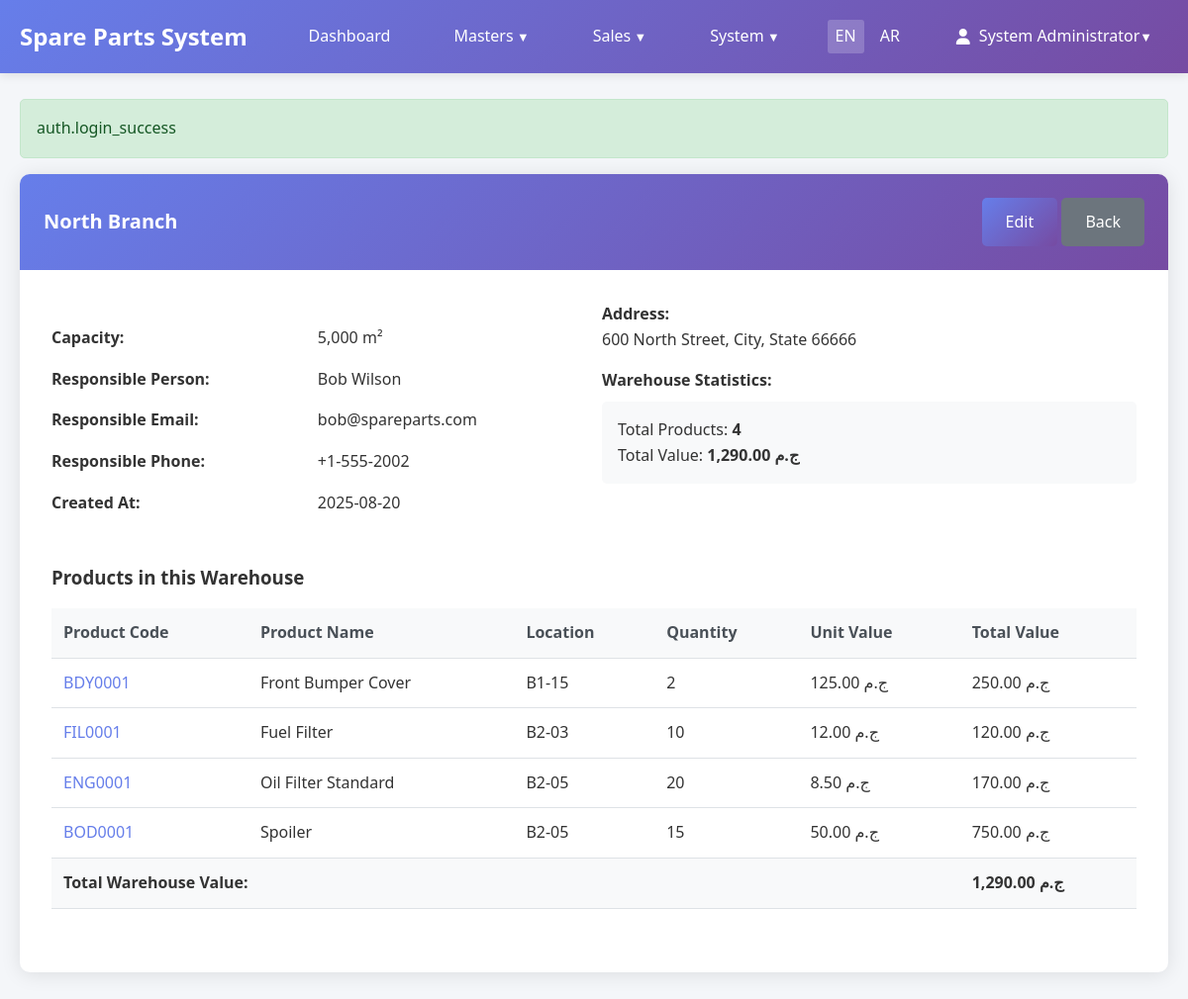
/warehouses/2 (signed in), run on the app's committed database.
### tables this page shows
CREATE TABLE `sp_warehouses` (
  `id` int NOT NULL AUTO_INCREMENT,
  `name` varchar(255) NOT NULL,
  `address` text,
  `capacity` decimal(10,2) DEFAULT NULL,
  `responsible_name` varchar(255) DEFAULT NULL,
  `responsible_email` varchar(255) DEFAULT NULL,
  `responsible_phone` varchar(50) DEFAULT NULL,
  `created_at` timestamp NOT NULL DEFAULT CURRENT_TIMESTAMP,
  PRIMARY KEY (`id`),
  KEY `idx_name` (`name`)
);

CREATE TABLE `sp_currencies` (
  `id` int NOT NULL AUTO_INCREMENT,
  `code` varchar(3) NOT NULL,
  `name` varchar(50) NOT NULL,
  `symbol` varchar(10) NOT NULL,
  `is_primary` tinyint(1) NOT NULL DEFAULT '0',
  `is_active` tinyint(1) NOT NULL DEFAULT '1',
  `exchange_rate` decimal(10,6) NOT NULL DEFAULT '1.000000',
  `decimal_places` tinyint NOT NULL DEFAULT '2',
  `created_at` timestamp NOT NULL DEFAULT CURRENT_TIMESTAMP,
  `updated_at` timestamp NOT NULL DEFAULT CURRENT_TIMESTAMP ON UPDATE CURRENT_TIMESTAMP,
  PRIMARY KEY (`id`),
  UNIQUE KEY `code` (`code`),
  KEY `is_primary` (`is_primary`),
  KEY `is_active` (`is_active`)
);

CREATE TABLE `sp_product_locations` (
  `id` int NOT NULL AUTO_INCREMENT,
  `product_id` int NOT NULL,
  `warehouse_id` int NOT NULL,
  `location_label` varchar(255) DEFAULT NULL,
  `qty` decimal(10,2) NOT NULL DEFAULT '0.00',
  PRIMARY KEY (`id`),
  UNIQUE KEY `product_warehouse` (`product_id`,`warehouse_id`),
  KEY `fk_product_locations_warehouse` (`warehouse_id`),
  CONSTRAINT `fk_product_locations_product` FOREIGN KEY (`product_id`) REFERENCES `sp_products` (`id`) ON DELETE CASCADE,
  CONSTRAINT `fk_product_locations_warehouse` FOREIGN KEY (`warehouse_id`) REFERENCES `sp_warehouses` (`id`) ON DELETE CASCADE
);

CREATE TABLE `sp_products` (
  `id` int NOT NULL AUTO_INCREMENT,
  `classification` varchar(100) NOT NULL,
  `code` varchar(50) NOT NULL,
  `name` varchar(255) NOT NULL,
  `cost_price` decimal(12,2) DEFAULT '0.00',
  `sale_price` decimal(12,2) DEFAULT '0.00',
  `currency_code` varchar(3) NOT NULL DEFAULT 'EGP',
  `color` varchar(100) DEFAULT NULL,
  `brand` varchar(100) DEFAULT NULL,
  `car_make` varchar(100) DEFAULT NULL,
  `car_model` varchar(100) DEFAULT NULL,
  `total_qty` decimal(10,2) NOT NULL DEFAULT '0.00',
  `reserved_quotes` decimal(10,2) NOT NULL DEFAULT '0.00',
  `reserved_orders` decimal(10,2) NOT NULL DEFAULT '0.00',
  `created_at` timestamp NOT NULL DEFAULT CURRENT_TIMESTAMP,
  PRIMARY KEY (`id`),
  UNIQUE KEY `code` (`code`),
  KEY `idx_classification` (`classification`),
  KEY `idx_name` (`name`),
  KEY `idx_brand` (`brand`),
  KEY `idx_car_make_model` (`car_make`,`car_model`),
  KEY `fk_products_currency` (`currency_code`),
  CONSTRAINT `fk_products_currency` FOREIGN KEY (`currency_code`) REFERENCES `sp_currencies` (`code`) ON UPDATE CASCADE
);

### app/views/warehouses/show.php (the view, shortened to what the rows shown need)
<div class="card">
    <div class="card-header">
        <div style="display: flex; justify-content: space-between; align-items: center;">
            <h1 class="card-title"><?= Helpers::escape($warehouse['name']) ?></h1>
            <div>
                <a href="/warehouses/<?= $warehouse['id'] ?>/edit" class="btn btn-primary"><?= I18n::t('actions.edit') ?></a>
                <a href="/warehouses" class="btn btn-secondary"><?= I18n::t('actions.back') ?></a>
            </div>
        </div>
    </div>
    <div class="card-body">
        <div class="row" style="margin-bottom: 2rem;">
            <div class="col-md-6">
                <table class="table table-borderless">
                    <tr>
                        <td><strong>Capacity:</strong></td>
                        <td><?= $warehouse['capacity'] ? number_format($warehouse['capacity'], 0) . ' m²' : 'Not specified' ?></td>
                    </tr>
                    <tr>
                        <td><strong>Responsible Person:</strong></td>
                        <td><?= Helpers::escape($warehouse['responsible_name']) ?></td>
                    </tr>
                    <tr>
                        <td><strong>Responsible Email:</strong></td>
                        <td><?= Helpers::escape($warehouse['responsible_email']) ?></td>
                    </tr>
                    <tr>
                        <td><strong>Responsible Phone:</strong></td>
                        <td><?= Helpers::escape($warehouse['responsible_phone']) ?></td>
                    </tr>
                    <tr>
                        <td><strong><?= I18n::t('common.created_at') ?>:</strong></td>
                        <td><?= Helpers::formatDate($warehouse['created_at']) ?></td>
                    </tr>
                </table>
            </div>
            <div class="col-md-6">
                <div>
                    <strong><?= I18n::t('common.address') ?>:</strong><br>
                    <?= Helpers::escape($warehouse['address']) ?>
                </div>
                <div style="margin-top: 1rem;">
                    <strong>Warehouse Statistics:</strong><br>
                    <div style="background: #f8f9fa; padding: 1rem; border-radius: 5px; margin-top: 0.5rem;">
                        <div>Total Products: <strong><?= count($products) ?></strong></div>
                        <div>Total Value: <strong><?= Helpers::formatCurrency($totalValue) ?></strong></div>
                    </div>
                </div>
            </div>
        </div>
        <div style="margin-bottom: 2rem;">
            <h3>Products in this Warehouse</h3>
            <?php if (!empty($products)): ?>
                <div class="table-responsive">
                    <table class="table">
                        <thead>
                            <tr>
                                <th>Product Code</th>
                                <th>Product Name</th>
                                <th>Location</th>
                                <th>Quantity</th>
                                <th>Unit Value</th>
                                <th>Total Value</th>
                            </tr>
                        </thead>
                        <tbody>
                            <?php foreach ($products as $product): ?>
                                <tr>
                                    <td>
                                        <a href="/products/<?= $product['id'] ?>" style="text-decoration: none; color: #667eea;">
                                            <?= Helpers::escape($product['code']) ?>
                                        </a>
                                    </td>
                                    <td><?= Helpers::escape($product['name']) ?></td>
                                    <td><?= Helpers::escape($product['location_label']) ?></td>
                                    <td><?= number_format($product['warehouse_qty']) ?></td>
                                    <td><?= Helpers::formatCurrency($product['cost_price']) ?></td>
                                    <td><?= Helpers::formatCurrency($product['cost_price'] * $product['warehouse_qty']) ?></td>
                                </tr>
                            <?php endforeach; ?>
                        </tbody>
                        <tfoot>
                            <tr style="font-weight: bold; background-color: #f8f9fa;">
                                <td colspan="5">Total Warehouse Value:</td>
                                <td><?= Helpers::formatCurrency($totalValue) ?></td>
                            </tr>
                        </tfoot>
                    </table>
                </div>
            <?php else: ?>
                <p style="color: #666;">No products stored in this warehouse yet.</p>
            <?php endif; ?>
        </div>
    </div>
</div>
<?php
include __DIR__ . '/../layouts/base.php';
?>

### app/core/Router.php (shortened to what the rows shown need)
<?php
class Router
{
    private array $routes = [];
    private array $groupStack = [];
    public function group(array $attributes, callable $callback): void
    {
        $this->groupStack[] = $attributes;
        array_pop($this->groupStack);
    }
    private function addRoute(string $method, string $path, string $action): void
    {
        $path = '/' . trim($path, '/');
        if ($path !== '/') {
            $path = rtrim($path, '/');
        }
        $route = [
            'method' => $method,
            'path' => $path,
            'action' => $action,
            'middleware' => $this->getGroupMiddleware()
        ];
        $this->routes[] = $route;
    }
    private function getGroupMiddleware(): array
    {
        $middleware = [];
        foreach ($this->groupStack as $group) {
            if (isset($group['auth']) && $group['auth']) {
                $middleware[] = 'auth';
            }
        }
        return $middleware;
    }
    public function resolve(): void
    {
        $method = $_SERVER['REQUEST_METHOD'];
        $path = parse_url($_SERVER['REQUEST_URI'], PHP_URL_PATH);
        $path = '/' . trim($path, '/');
        if ($path !== '/') {
            $path = rtrim($path, '/');
        }
        foreach ($this->routes as $route) {
            if ($route['method'] === $method && $this->matchPath($route['path'], $path)) {
                $this->executeAction($route['action'], $this->extractParams($route['path'], $path));
                return;
            }
        }
    }
    private function matchPath(string $routePath, string $requestPath): bool
    {
        $pattern = preg_replace('/\{[^}]+\}/', '([^/]+)', $routePath);
        $pattern = '#^' . $pattern . '$#';
        return (bool) preg_match($pattern, $requestPath);
    }
    private function extractParams(string $routePath, string $requestPath): array
    {
        $params = [];
        preg_match_all('/\{([^}]+)\}/', $routePath, $paramNames);
        $pattern = preg_replace('/\{[^}]+\}/', '([^/]+)', $routePath);
        $pattern = '#^' . $pattern . '$#';
        if (preg_match($pattern, $requestPath, $matches)) {
            array_shift($matches);
            foreach ($paramNames[1] as $index => $name) {
                if (isset($matches[$index])) {
                    $params[$name] = $matches[$index];
                }
            }
        }
        return $params;
    }
    private function executeAction(string $action, array $params = []): void
    {
        [$controllerName, $methodName] = explode('@', $action);
        $controller = new $controllerClass();
        $controller->$methodName($params);
    }
}

### data on the page
sp_warehouses: name "North Branch", capacity "5,000", responsible_name "Bob Wilson", responsible_email "bob@spareparts.com", responsible_phone "+1-555-2002", created_at "2025-08-20", address "600 North Street, City, State 66666"
sp_currencies: Helpers::formatCurrency($totalValue) "1,290.00 ج.م"
sp_product_locations: product.code "BDY0001", product.name "Front Bumper Cover", location_label "B1-15", qty "2", product.symbol "125.00 ج.م", Helpers::formatCurrency($product['cost_price'] * $product['warehouse_qty']) "250.00 ج.م"
sp_product_locations: product.code "FIL0001", product.name "Fuel Filter", location_label "B2-03", qty "10", product.symbol "12.00 ج.م", Helpers::formatCurrency($product['cost_price'] * $product['warehouse_qty']) "120.00 ج.م"
sp_product_locations: product.code "ENG0001", product.name "Oil Filter Standard", location_label "B2-05", qty "20", product.symbol "8.50 ج.م", Helpers::formatCurrency($product['cost_price'] * $product['warehouse_qty']) "170.00 ج.م"
sp_product_locations: product.code "BOD0001", product.name "Spoiler", location_label "B2-05", qty "15", product.symbol "50.00 ج.م", Helpers::formatCurrency($product['cost_price'] * $product['warehouse_qty']) "750.00 ج.م"

### other printed values
Helpers::escape($message) "auth.login_success"
count($products) "4"
